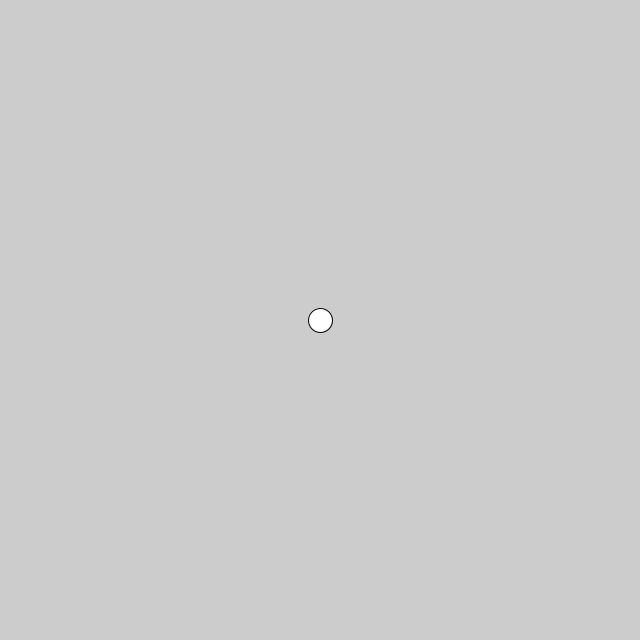
Frame 1 (no input)
Frame 60 (the mouse pressed at the canvas centre just before this capture): identical to frame 1, image omitted
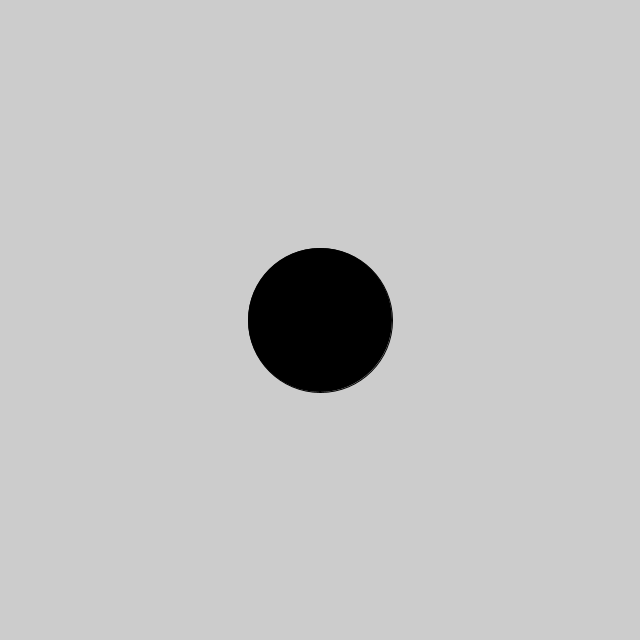
Frame 120 (the mouse held since frame 60 and released just before this capture)

The Processing sketch that drew these frames (run headless with seeded random() and noise(); from frame 60 on, the mouse is pressed at the canvas centre):

// Processing sketch: sketch_29boundsCircle
// ── sketch_29boundsCircle.pde
int x = 320;
int y = 320;
int radius = 12;

void setup() {
  size(640, 640);
  ellipseMode(RADIUS);
}

void draw() {
  background(204);
  float d = dist(mouseX, mouseY, x, y);
  if (d < radius) {
    radius++;
    fill(0);
  } else {
    fill(255);
  }
  ellipse(x, y, radius, radius);
}
